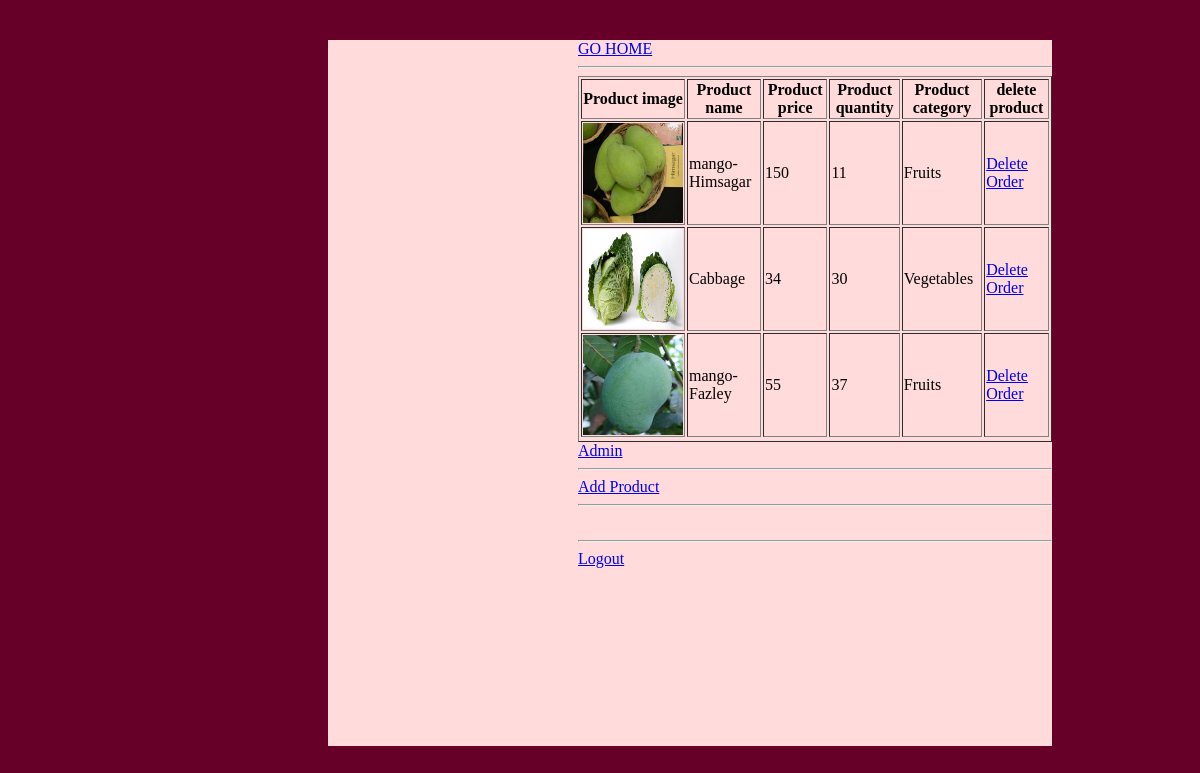
The page /del_product.php on the database its author committed.
### tables this page shows
CREATE TABLE IF NOT EXISTS `product` (
  `id` int(5) NOT NULL AUTO_INCREMENT,
  `product_name` varchar(150) NOT NULL,
  `product_price` int(5) NOT NULL,
  `product_qty` int(5) NOT NULL,
  `product_image` varchar(500) NOT NULL,
  `product_category` varchar(50) NOT NULL,
  `product_desc` varchar(500) NOT NULL,
  PRIMARY KEY (`id`)
);

### del_product.php (the view, shortened to what this page needs)
<link rel="stylesheet" type="text/css" href="css/reg.css">
<div class="reg">
<?php
	include 'connection.php';
$sql = "SELECT * FROM product";
if($result = mysqli_query($conn, $sql)){
    if(mysqli_num_rows($result) > 0){
        echo "<table border='1'>";
            echo "<tr>";
				echo "<th>Product image</th>";
                echo "<th>Product name</th>";
                echo "<th>Product price</th>";
                echo "<th>Product quantity</th>";
				echo "<th>Product category</th>";
				echo "<th>delete product</th>";
            echo "</tr>";
        while($row = mysqli_fetch_array($result)){
            echo "<tr>";
				echo "<td>"; ?> <img src="<?php echo $row["product_image"];?> " height="100" width="100"><?php echo "</td>";
                echo "<td>" . $row['product_name'] . "</td>";
                echo "<td>" . $row['product_price'] . "</td>";
				echo "<td>" . $row['product_qty'] . "</td>";
                echo "<td>" . $row['product_category'] . "</td>";
				echo "<td>"; ?> <a href="delete.php?id=<?php echo $row["id"]; ?>">Delete Order</a> <?php echo "</td>";
            echo "</tr>";
        }
		echo '<tr><a href="home.php">GO HOME</a> </tr>';
		echo "<hr>";
        echo "</table>";
    } else{
        echo "No records matching your query were found.";
    }
} else{
    echo "ERROR: Could not able to execute $sql. " . mysqli_error($conn);
}
?>
<a href="admin.php">Admin </a><br><hr>
<a href="add_product.php">Add Product</a><br><hr>
<a href="viewuser.php"></a><br><hr>
        <a href="Logout.php">Logout</a><br>
</div>

### css/reg.css (style rules this page uses)
.reg { margin-top:40px; margin-left:320px; background-color: #ffdbdb; width:40%; height:90%; padding-left:250px; }

### rows shown on the page
product: product_image (picture), product_name "mango- Himsagar", product_price "150", product_qty "11", product_category "Fruits"
product: product_image (picture), product_name "Cabbage", product_price "34", product_qty "30", product_category "Vegetables"
product: product_image (picture), product_name "mango-Fazley", product_price "55", product_qty "37", product_category "Fruits"
